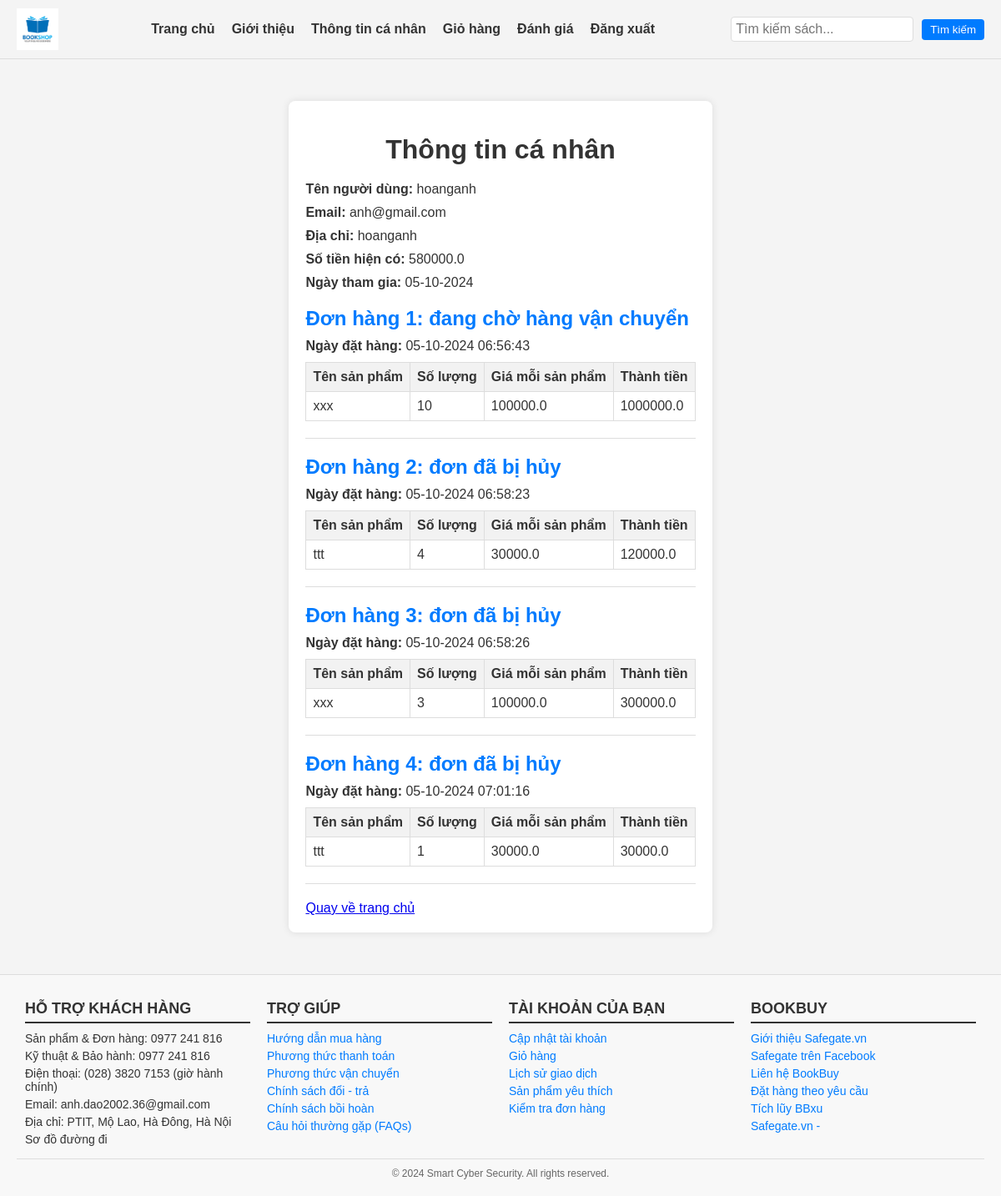
The page /profile (signed in) on the database its author committed.
### models.py (models this page shows, shortened)
class User(db.Model):
    id = db.Column(db.Integer, primary_key=True)
    username = db.Column(db.String(80), unique=True, nullable=False)
    email = db.Column(db.String(120), unique=True, nullable=False)
    password_hash = db.Column(db.String(128), nullable=False)
    address = db.Column(db.String(128), nullable=True)
    is_admin = db.Column(db.Boolean, default=False)
    created_at = db.Column(db.DateTime, default=datetime.utcnow)
    balance = db.Column(db.Float, default=0.0)  # Thêm trường tiền (balance)
    feedbacks = db.relationship('Feedback', back_populates='user', cascade='all, delete-orphan')
    carts = db.relationship('Cart', backref='user', lazy=True)
    orders = db.relationship('Order', back_populates='user', cascade='all, delete-orphan')

class Order(db.Model):
    id = db.Column(db.Integer, primary_key=True)
    user_id = db.Column(db.Integer, db.ForeignKey('user.id'), nullable=False)
    total_price = db.Column(db.Float, nullable=False)
    created_at = db.Column(db.DateTime, default=datetime.utcnow)
    status = db.Column(db.String(50), default='đang chờ được duyệt')
    payment_method = db.Column(db.String(50))  # Thêm trường payment_method
    user = db.relationship('User', back_populates='orders')
    items = db.relationship('OrderItem', backref='order', lazy=True, cascade='all, delete-orphan')

class OrderItem(db.Model):
    id = db.Column(db.Integer, primary_key=True)
    order_id = db.Column(db.Integer, db.ForeignKey('order.id'), nullable=False)
    product_id = db.Column(db.Integer, db.ForeignKey('product.id'), nullable=False)
    quantity = db.Column(db.Integer, nullable=False)
    unit_price = db.Column(db.Float, nullable=False)
    product = db.relationship('Product', backref='order_items')

class Product(db.Model):
    id = db.Column(db.Integer, primary_key=True)
    name = db.Column(db.String(100), nullable=False)
    description = db.Column(db.Text, nullable=True)
    price = db.Column(db.Float, nullable=False)
    image_url = db.Column(db.String(200), nullable=True)
    author = db.Column(db.String(100), nullable=False)
    category_id = db.Column(db.Integer, db.ForeignKey('category.id'), nullable=False)
    created_at = db.Column(db.DateTime, default=datetime.utcnow)
    category = db.relationship('Category', back_populates='products')

### app.py (the view)
@app.route('/profile')
def profile():
    if 'user_id' not in session:
        flash('Bạn cần đăng nhập để truy cập trang này.', 'danger')
        return redirect(url_for('login'))
    user = User.query.get(session['user_id'])
    if not user:
        flash('Người dùng không tồn tại.', 'danger')
        return redirect(url_for('index'))
    orders = Order.query.filter_by(user_id = user.id).all()
    return render_template('profile.html', user=user, orders=orders)

### app.py (called while the page is built)
@app.context_processor
def inject_user():
    current_user = None
    if 'user_id' in session:
        current_user = User.query.get(session['user_id'])
    return dict(current_user=current_user)

### templates/profile.html (shortened to what this page needs)
<html lang="en">
<head>
</head>
{% include 'header.html' %}
<link rel="stylesheet" href="/static/profile.css">
<main>
    <h1>Thông tin cá nhân</h1>
    <p><strong>Tên người dùng:</strong> {{ user.username }}</p>
    <p><strong>Email:</strong> {{ user.email }}</p>
    <p><strong>Địa chỉ:</strong> {{ user.address }}</p>
    <p><strong>Số tiền hiện có:</strong> {{ user.balance }}</p>
    <p><strong>Ngày tham gia:</strong> {{ user.created_at.strftime('%d-%m-%Y') }}</p>
    <div>
        {% for order in orders %}
            <h2>Đơn hàng {{ order.id }}: {{ order.status }}</h2>
            <p><strong>Ngày đặt hàng:</strong> {{ order.created_at.strftime('%d-%m-%Y %H:%M:%S') }}</p>
            <table>
                <thead>
                    <tr>
                        <th>Tên sản phẩm</th>
                        <th>Số lượng</th>
                        <th>Giá mỗi sản phẩm</th>
                        <th>Thành tiền</th>
                    </tr>
                </thead>
                <tbody>
                    {% for item in order.items %}
                        <tr>
                            <td>{{ item.product.name }}</td>
                            <td>{{ item.quantity }}</td>
                            <td>{{ item.unit_price }}</td>
                            <td>{{ item.unit_price * item.quantity }}</td>
                        </tr>
                    {% endfor %}
                </tbody>
            </table>
            <hr>
        {% endfor %}
    </div>
    <a href="{{ url_for('index') }}">Quay về trang chủ</a>
</main>
{% include 'footer.html' %}

### templates/header.html (shortened to what this page needs)
<!DOCTYPE html>
<html lang="en">
<head>
    <link rel="stylesheet" href="/static/headerANDfooter.css">
</head>
<body>
    <header>
        <div class="header-container">
            <div class="logo">
                <a href="{{ url_for('index') }}"><img src="/static/logo.png" alt="BookBuy Logo"></a>
            </div>
            <nav>
                <ul>
                    <li><a href="{{ url_for('index') }}">Trang chủ</a></li>
                    <li><a href="{{ url_for('intro') }}">Giới thiệu</a></li>
                    {% if current_user %}
                        <li><a href="{{ url_for('profile') }}">Thông tin cá nhân</a></li>
                        <li><a href="{{ url_for('view_cart') }}">Giỏ hàng</a></li>
                        <li><a href="{{ url_for('feedback') }}">Đánh giá</a></li>
                        <li><a href="{{ url_for('logout') }}" onclick="confirmLogout(event)">Đăng xuất</a></li>
                    {% else %}
                        <li><a href="{{ url_for('show_login') }}">Đăng nhập</a></li>
                        <li><a href="{{ url_for('register') }}">Đăng ký</a></li>
                    {% endif %}
                </ul>
            </nav>
            <form action="{{ url_for('search') }}" method="get" class="search-form">
                <input type="text" name="query" placeholder="Tìm kiếm sách...">
                <button type="submit">Tìm kiếm</button>
            </form>
        </div>
    </header>
</body>
</html>

### templates/footer.html
<footer>
    <div class="footer-content">
        <div class="footer-section support">
            <h3>HỖ TRỢ KHÁCH HÀNG</h3>
            <p>Sản phẩm & Đơn hàng: 0977 241 816</p>
            <p>Kỹ thuật & Bảo hành: 0977 241 816</p>
            <p>Điện thoại: (028) 3820 7153 (giờ hành chính)</p>
            <p>Email: anh.dao2002.36@gmail.com</p>
            <p>Địa chỉ: PTIT, Mộ Lao, Hà Đông, Hà Nội</p>
            <p>Sơ đồ đường đi</p>
        </div>
        <div class="footer-section help">
            <h3>TRỢ GIÚP</h3>
            <p><a href="#">Hướng dẫn mua hàng</a></p>
            <p><a href="#">Phương thức thanh toán</a></p>
            <p><a href="#">Phương thức vận chuyển</a></p>
            <p><a href="#">Chính sách đổi - trả</a></p>
            <p><a href="#">Chính sách bồi hoàn</a></p>
            <p><a href="#">Câu hỏi thường gặp (FAQs)</a></p>
        </div>
        <div class="footer-section account">
            <h3>TÀI KHOẢN CỦA BẠN</h3>
            <p><a href="#">Cập nhật tài khoản</a></p>
            <p><a href="#">Giỏ hàng</a></p>
            <p><a href="#">Lịch sử giao dịch</a></p>
            <p><a href="#">Sản phẩm yêu thích</a></p>
            <p><a href="#">Kiểm tra đơn hàng</a></p>
        </div>
        <div class="footer-section about">
            <h3>BOOKBUY</h3>
            <p><a href="#">Giới thiệu Safegate.vn</a></p>
            <p><a href="#">Safegate trên Facebook</a></p>
            <p><a href="#">Liên hệ BookBuy</a></p>
            <p><a href="#">Đặt hàng theo yêu cầu</a></p>
            <p><a href="#">Tích lũy BBxu</a></p>
            <p><a href="#">Safegate.vn - </a></p>
        </div>
    </div>
    <div class="footer-bottom">
        <p>&copy; 2024 Smart Cyber Security. All rights reserved.</p>
    </div>
</footer>

### static/headerANDfooter.css (style rules this page uses)
body { font-family: Arial, sans-serif; margin: 0; padding: 0; box-sizing: border-box; display: flex; flex-direction: column; min-height: 100vh; }
* { margin: 0; padding: 0; box-sizing: border-box; }
header { background-color: #f4f4f4; border-bottom: 1px solid #ddd; }
.header-container { display: flex; align-items: center; justify-content: space-between; padding: 10px 20px; max-width: 1200px; margin: 0 auto; }
.logo img { max-height: 50px; }
nav ul { display: flex; list-style: none; }
nav ul li { margin-left: 20px; }
nav ul li a { text-decoration: none; color: #333; font-weight: bold; }
main { flex: 1; padding: 20px; }
footer { background-color: #f8f8f8; padding: 20px; color: #333; font-family: Arial, sans-serif; border-top: 1px solid #ddd; }
.footer-content { display: flex; flex-wrap: wrap; justify-content: space-between; }
.footer-section { flex: 1; margin: 10px; }
.footer-section h3 { border-bottom: 2px solid #333; padding-bottom: 5px; margin-bottom: 10px; font-size: 18px; color: #333; }
.footer-section p { margin: 5px 0; font-size: 14px; }
.footer-section a { color: #007bff; text-decoration: none; }
.footer-bottom { text-align: center; padding-top: 10px; border-top: 1px solid #ddd; }
.footer-bottom p { margin: 0; font-size: 12px; color: #666; }
.search-form { display: flex; align-items: center; }
.search-form input[type="text"] { padding: 5px; border: 1px solid #ddd; border-radius: 4px; margin-right: 10px; font-size: 16px; }
.search-form button { padding: 5px 10px; border: none; background-color: #007bff; color: white; border-radius: 4px; cursor: pointer; }
h1 { margin-top: 20px; }

### static/profile.css (style rules this page uses)
body { font-family: Arial, sans-serif; background-color: #f4f4f4; color: #333; margin: 0; padding: 0; }
main { max-width: 800px; margin: 50px auto; padding: 20px; background-color: #fff; border-radius: 8px; box-shadow: 0 0 10px rgba(0, 0, 0, 0.1); }
h1 { text-align: center; color: #333; margin-bottom: 20px; }
p { font-size: 16px; margin: 10px 0; }
strong { font-weight: bold; }
h2 { color: #007bff; margin: 20px 0 10px; }
table { width: 100%; border-collapse: collapse; margin: 10px 0; }
table th, table td { border: 1px solid #ddd; padding: 8px; text-align: left; }
table th { background-color: #f2f2f2; font-weight: bold; }
hr { border: 0; border-top: 1px solid #ddd; margin: 20px 0; }

### rows shown on the page
User: username "hoanganh", email "anh@gmail.com", address "hoanganh", balance "580000.0", created_at "05-10-2024"
Order: id "1", status "đang chờ hàng vận chuyển", created_at "05-10-2024 06:56:43"
OrderItem: product.name "xxx", quantity "10", unit_price "100000.0", item.unit_price*item.quantity "1000000.0"
Order: id "2", status "đơn đã bị hủy", created_at "05-10-2024 06:58:23"
OrderItem: product.name "ttt", quantity "4", unit_price "30000.0", item.unit_price*item.quantity "120000.0"
Order: id "3", status "đơn đã bị hủy", created_at "05-10-2024 06:58:26"
OrderItem: product.name "xxx", quantity "3", unit_price "100000.0", item.unit_price*item.quantity "300000.0"
Order: id "4", status "đơn đã bị hủy", created_at "05-10-2024 07:01:16"
OrderItem: product.name "ttt", quantity "1", unit_price "30000.0", item.unit_price*item.quantity "30000.0"
